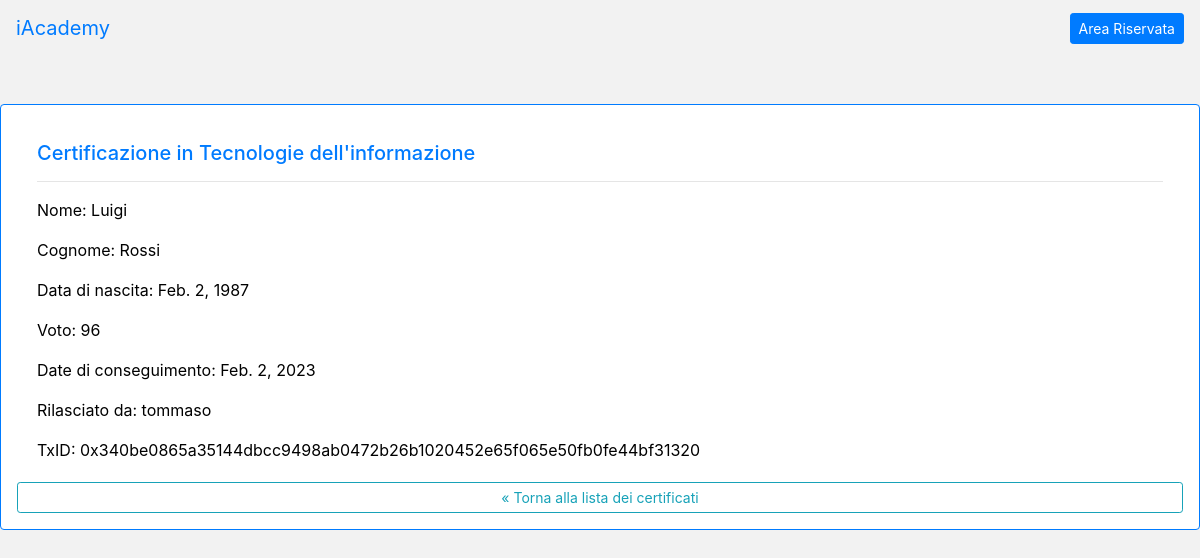
Page /certificate-detail/7/ on the committed database.
### iacademy/models.py (models this page shows, shortened)
class Certificate(models.Model):
    name = models.CharField(max_length=100)
    surname = models.CharField(max_length=100)
    date_of_birth = models.DateField(null=True, blank=True)
    grade = models.IntegerField()
    subject = models.CharField(max_length=200, null=True, blank=True)
    author = models.ForeignKey(User, on_delete=models.CASCADE)
    date_of_creation = models.DateField(default=timezone.localdate())
    transaction_id = models.TextField(null=True, blank=True, editable=False)

### iacademy/views.py (the view)
# urls.py: path('certificate-detail/<int:pk>/', CertificateDetailView.as_view(), name='certificate-detail'),
class CertificateDetailView(DetailView):
    template_name = 'iacademy/certificate_detail.html'
    model = Certificate

### iacademy/templates/iacademy/certificate_detail.html
{% extends 'iacademy/base.html' %}
{% block content %}
{% if object %}
    <div class="conteiner d-flex card border-primary mb-3 mt-5 ml-auto mr-auto p-3" style="max-width: 80rem;">
      <div class="card-body text-primary">
        <h5 class="card-title">Certificazione in {{object.subject}}</h5>
        <hr>
        <p class="card-text">Nome: {{ object.name }}</p>
        <p class="card-text">Cognome: {{ object.surname }}</p>
        <p class="card-text">Data di nascita: {{ object.date_of_birth }}</p>
        <p class="card-text">Voto: {{ object.grade }}</p>
        <p class="card-text">Date di conseguimento: {{ object.date_of_creation }}</p>
        <p class="card-text">Rilasciato da: {{ object.author }}</p>
        <p class="card-text">TxID: {{ object.transaction_id }}</p>
      </div>
      <a href="{% url 'certificate-list' %}" class="btn btn-outline-info btn-sm">&laquo; Torna alla lista dei certificati</a>
    </div>
    {% else %}
        <div class="alert alert-danger" role="alert">
            There isn't any certificate with this transaction hash, please check that you typed correct and try again.
        </div>
    {% endif %}
{% endblock %}

### iacademy/templates/iacademy/base.html (style rules this page uses)
body { background-color: #f2f2f2; }
h1, h2, p { color: black; }

### rows in the picture
Certificate: subject "Tecnologie dell'informazione", name "Luigi", surname "Rossi", date_of_birth "Feb. 2, 1987", grade "96", date_of_creation "Feb. 2, 2023", author "tommaso", transaction_id "0x340be0865a35144dbcc9498ab0472b26b1020452e65f065e50fb0fe44bf31320"
